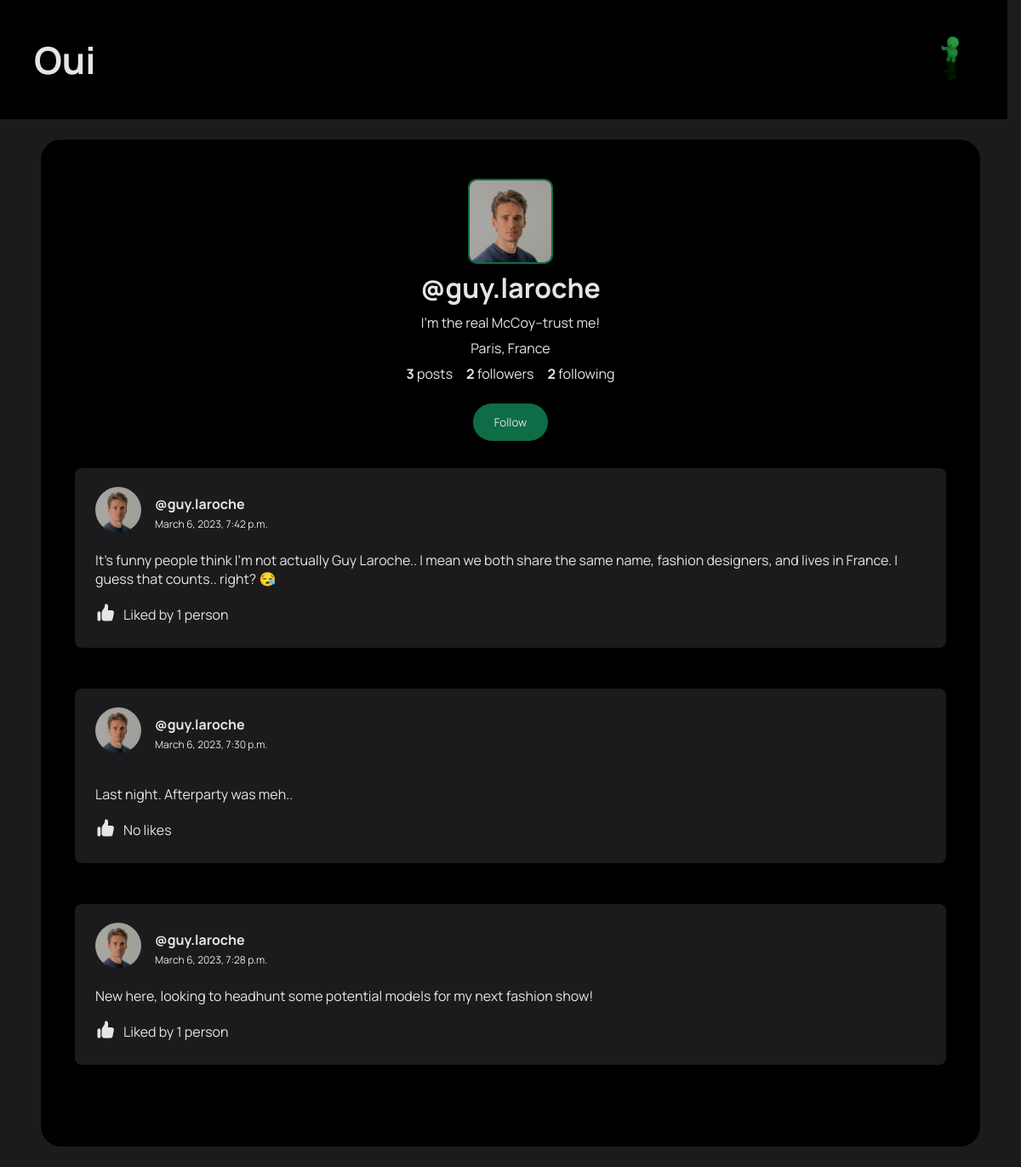
/profile/guy.laroche (signed in), run on the app's committed database.
### core/models.py (models this page shows, shortened)
class Profile(models.Model):
    user = models.ForeignKey(User, on_delete=models.CASCADE)
    id_user = models.IntegerField()
    bio = models.TextField(blank=True)
    profile_img = models.ImageField(
        upload_to='profile_imgs/', default='default_profile_img.png')
    location = models.CharField(max_length=100, blank=True)

class Post(models.Model):
    id = models.UUIDField(primary_key=True, default=uuid.uuid4, editable=False)
    user = models.CharField(max_length=100)
    image = models.ImageField(upload_to='post_imgs/', blank=True, null=True)
    caption = models.TextField()
    created_at = models.DateTimeField(default=datetime.now)
    no_of_likes = models.IntegerField(default=0)

### core/views.py (the view)
# urls.py: path('profile/<str:pk>', views.profile, name='profile'),
@login_required(login_url='login')
def profile(request, pk):
    current_user = Profile.objects.get(user=request.user)
    user_object = User.objects.get(username=pk)
    user_profile = Profile.objects.get(user=user_object)
    user_posts = Post.objects.filter(user=pk)
    user_post_len = len(user_posts)
    follower = request.user.username
    user = pk
    if FollowersCount.objects.filter(follower=follower, user=user).first():
        button_text = 'Unfollow'
    else:
        button_text = 'Follow'
    user_follower_len = len(FollowersCount.objects.filter(user=pk))
    user_following_len = len(FollowersCount.objects.filter(follower=pk))
    context = {
        'current_user': current_user,
        'user_object': user_object,
        'user_profile': user_profile,
        'user_posts': user_posts,
        'user_post_len': user_post_len,
        'user_follower_len': user_follower_len,
        'user_following_len': user_following_len,
        'button_text': button_text,
        'profile_img_url': user_profile.profile_img.url,
    }
    return render(request, 'profile.html', context)

### templates/profile.html (shortened to what this page needs)
<!DOCTYPE html>
<html lang="en">
  <head>
    <link rel="stylesheet" href="/static/styles/main.css" />
    <link rel="stylesheet" href="/static/styles/profile.css" />
  </head>
  <body>
    <header>
      <a href="/" class="logo">
        <h1>Oui</h1>
      </a>
      <a href="/profile/{{user.username}}">
        <img
          src="{{current_user.profile_img.url}}"
          class="profile-img"
          alt=""
        />
      </a>
    </header>
    <main>
      <img src="{{user_profile.profile_img.url}}" class="profile-pic" alt="" />
      <h1>@{{user_profile.user.username}}</h1>
      <p>{{user_profile.bio}}</p>
      <p>{{user_profile.location}}</p>
      <div class="profile-stats">
        <p><strong>{{user_post_len}}</strong> posts</p>
        <p><strong>{{user_follower_len}}</strong> followers</p>
        <p><strong>{{user_following_len}}</strong> following</p>
      </div>
      <form action="/follow" method="POST">
        {% if user_object.username == user.username %}
        <button type="button" onclick="location.href = '/settings'">
          Account Settings
        </button>
        {% else %}
        <button type="submit">{{button_text}}</button>
        {% endif %}
      </form>
      {% for post in user_posts reversed %}
      <section class="posts">
        <div class="post">
          <div class="post-header">
            <a href="/profile/{{post.user}}">
              <img src="{{profile_img_url}}" class="profile-img" />
            </a>
            <div>
              <a href="/profile/{{post.user}}"><h4>@{{post.user}}</h4></a>
              <small>{{post.created_at}}</small>
            </div>
          </div>
          <p>{{post.caption}}</p>
          <div class="likes-section">
            <a href="/like-post?post_id={{post.id}}">
            </a>
            <span class="likes">
              {% if post.no_of_likes == 0 %}
              <p>No likes</p>
              {% elif post.no_of_likes == 1 %}
              <p>Liked by {{post.no_of_likes}} person</p>
              {% else %}
              <p>Liked by {{post.no_of_likes}} people</p>
              {% endif %}
            </span>
          </div>
        </div>
        {% endfor %}
      </section>
    </main>
  </body>
</html>

### static/styles/main.css (style rules this page uses)
:root { --background: #1B1A1D; --text: #E5E5E5; --dark: #626066; --warning: #ff5555; --primary-accent: #0E6C46; }
* { color: var(--text); font-family: 'Manrope', sans-serif; }
h1, h2, h3, h4, h5, h6, p { padding: 0; margin: 0; }
small { font-size: 0.75rem; }
a { text-decoration: none; }
form { display: flex; flex-wrap: wrap; gap: 1rem; }
form button { padding: 1rem 1.25rem; border: 1.5px solid transparent }
button { background-color: var(--primary-accent); color: var(--text); font-weight: 700; border: 1px solid transparent; border-radius: 2rem; padding: 1rem 2rem; cursor: pointer; }
header { padding: 2rem; width: fit-content }
.logo { font-weight: 400; font-size: 1.37rem; }

### static/styles/profile.css (style rules this page uses)
body { background-color: var(--background); height: 100%; width: 100%; padding: 0; margin: 0; display: flex; flex-direction: column; }
button { font-weight: normal; padding: 0.75rem 1.5rem; }
header { background-color: black; width: calc(100vw - 6rem); display: flex; justify-content: space-between; align-items: center; padding: 2.5rem; }
.profile-img { margin-top: -0.125rem; height: 54px; width: 54px; object-fit: cover; border-radius: 50%; }
main { background-color: black; width: calc(100vw - 9rem); margin: 1.5rem auto; padding: 1.5rem; padding-top: 3rem; border-radius: 1.5rem; display: flex; flex-direction: column; gap: 0.5rem; justify-content: center; align-items: center; }
main button { margin-top: 1rem; padding: 0.75rem 1.5rem; }
.posts { display: flex; flex-direction: column; gap: 1.5rem; margin-bottom: 1.5rem; padding: 0; max-width: 1024px; }
.post { background-color: var(--background); display: flex; flex-direction: column; gap: 1rem; padding: 1.5rem; border-radius: 0.5rem; margin-top: 1.5rem; }
.post-header { display: flex; gap: 1rem; }
.post-header>div { height: 100%; margin: auto 0; }
.likes-section { display: flex; gap: 0.5rem; align-items: center; }
.profile-pic { width: 6rem; height: 6rem; object-fit: cover; border-radius: 0.5rem; outline: 0.125rem solid var(--primary-accent); }
.profile-stats { display: flex; gap: 1rem; }

### data on the page
Profile: profile_img (picture)
Profile: profile_img (picture), user.username "guy.laroche", bio "I'm the real McCoy–trust me!", location "Paris, France"
Post: user "guy.laroche", created_at "March 6, 2023, 7:42 p.m.", caption "It's funny people think I'm not actually Guy Laroche.. I mean we both share the same name, fashion designers, and lives in France. I guess that counts.. right? 😪", no_of_likes "1"
Post: user "guy.laroche", created_at "March 6, 2023, 7:30 p.m.", caption "Last night. Afterparty was meh..", no_of_likes "No likes"
Post: user "guy.laroche", created_at "March 6, 2023, 7:28 p.m.", caption "New here, looking to headhunt some potential models for my next fashion show!", no_of_likes "1"

### other printed values
{{ user_post_len }} "3"
{{ user_follower_len }} "2"
{{ user_following_len }} "2"
{{ button_text }} "Follow"
